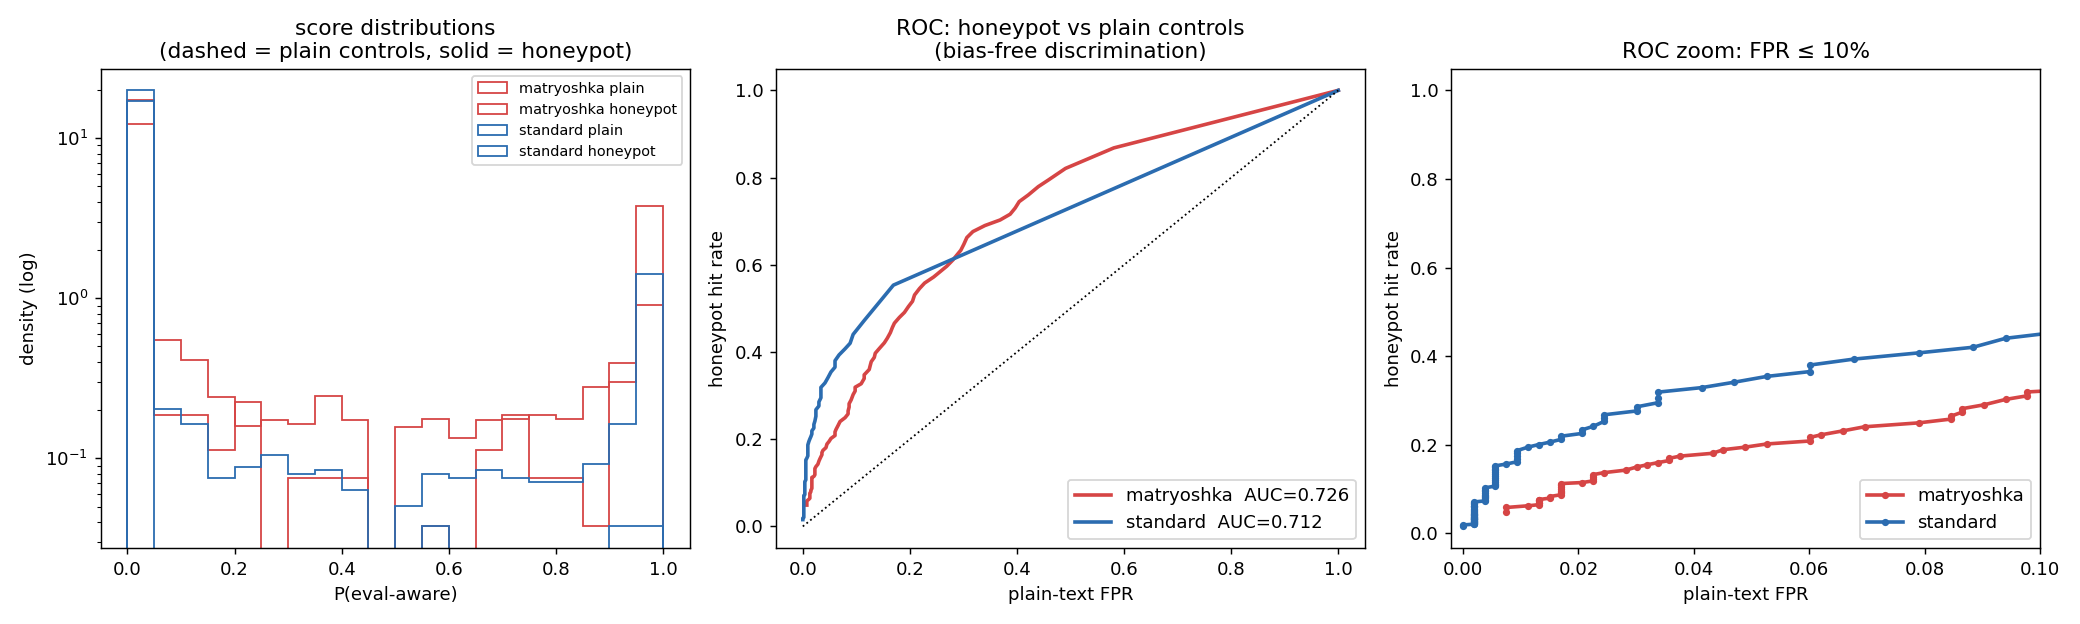

The script that saved this image:
"""Is matryoshka better at DETECTING eval-awareness, or just biased toward it?

Signal-detection comparison of the two spaces' per-token P(eval-aware) scores
(same 5 texts, same judge): plain-control tokens = negatives, honeypot tokens =
positives. Bias shifts both rates together; discrimination separates them.

  - ROC AUC (Mann-Whitney): threshold-free discrimination
  - equal-FPR sensitivity: pick each model's threshold at matched plain-text FPR,
    compare honeypot hit rates
  - per-position honeypot scatter (same tokens, both models)
  - top plain-text false positives w/ the explanation lines that triggered them

    python eval_awareness_bias.py
"""
import json
from pathlib import Path

import numpy as np

HERE = Path(__file__).resolve().parent
HONEY = "<|im_start|>system"


def load(space):
    ea = json.load(open(HERE / space / "eval_awareness.json"))["entries"]
    plain, honey = [], None
    for e in ea:
        p = np.array([np.nan if v is None else v for v in e["paware"]], dtype=float)
        if e["text"].startswith(HONEY):
            honey = p
        else:
            plain.append(p)
    return np.concatenate(plain), honey


def auc(neg, pos):
    """Mann-Whitney AUC = P(random pos > random neg), ties count half."""
    neg, pos = neg[~np.isnan(neg)], pos[~np.isnan(pos)]
    order = np.concatenate([neg, pos])
    from scipy.stats import rankdata
    r = rankdata(order)
    return (r[len(neg):].sum() - len(pos) * (len(pos) + 1) / 2) / (len(neg) * len(pos))


def main():
    data = {name: load(space) for name, space in
            [("matryoshka", "space"), ("standard", "space_std")]}

    print("=== base rates & discrimination ===")
    for name, (plain, honey) in data.items():
        pl, hp = plain[~np.isnan(plain)], honey[~np.isnan(honey)]
        print(f"\n[{name}]  plain n={len(pl)}  honeypot n={len(hp)}")
        print(f"  mean P:            plain {pl.mean():.3f}   honeypot {hp.mean():.3f}")
        for t in (0.1, 0.3, 0.5, 0.7, 0.9):
            fpr, tpr = (pl >= t).mean(), (hp >= t).mean()
            lift = tpr / fpr if fpr > 0 else float("inf")
            print(f"  P>={t}:  plain {fpr:6.1%}   honeypot {tpr:6.1%}   lift {lift:5.1f}x")
        print(f"  ROC AUC (honeypot vs plain) = {auc(pl, hp):.3f}")

    print("\n=== equal-FPR sensitivity (matched plain-text false-positive rate) ===")
    for target_fpr in (0.05, 0.02, 0.01):
        row = []
        for name, (plain, honey) in data.items():
            pl, hp = plain[~np.isnan(plain)], honey[~np.isnan(honey)]
            thr = np.quantile(pl, 1 - target_fpr)
            row.append(f"{name}: thr={thr:.3f} hit={100*(hp >= thr).mean():.1f}%")
        print(f"  FPR={target_fpr:.0%}:  " + "   ".join(row))

    # per-position honeypot agreement (same base tokens)
    hm, hs = data["matryoshka"][1], data["standard"][1]
    n = min(len(hm), len(hs))
    m, s = hm[:n], hs[:n]
    ok = ~np.isnan(m) & ~np.isnan(s)
    from scipy.stats import pearsonr, spearmanr
    print(f"\n=== honeypot per-position agreement (n={ok.sum()}) ===")
    print(f"  Pearson r={pearsonr(m[ok], s[ok]).statistic:+.3f}  "
          f"Spearman r={spearmanr(m[ok], s[ok]).statistic:+.3f}")
    both = ((m >= .5) & (s >= .5))[ok].sum()
    monly = ((m >= .5) & (s < .5))[ok].sum()
    sonly = ((m < .5) & (s >= .5))[ok].sum()
    print(f"  flagged (P>=.5): both {both}  matryoshka-only {monly}  standard-only {sonly}")

    # what triggers matryoshka's plain-text false positives?
    print("\n=== matryoshka plain-text false positives (P>=0.5) ===")
    pre = json.load(open(HERE / "space" / "precache.json"))["entries"]
    ea = json.load(open(HERE / "space" / "eval_awareness.json"))["entries"]
    shown = 0
    for e, ee in zip(pre, ea):
        if e["text"].startswith(HONEY):
            continue
        for pos, (r, p) in enumerate(zip(e["results"], ee["paware"])):
            if r and p is not None and p >= 0.5 and shown < 8:
                tok = e["pieces"][pos].strip()
                print(f"\n  [{e['text'][:40]!r} pos {pos} tok {tok!r}]  P={p:.2f}")
                for ln in r["lines"]:
                    print(f"    | {ln}")
                shown += 1
    print(f"\n  (total plain FP count shown above; see rates table for full counts)")

    # ---- figure ----
    import matplotlib
    matplotlib.use("Agg")
    import matplotlib.pyplot as plt
    fig, axes = plt.subplots(1, 3, figsize=(16, 4.8))

    ax = axes[0]  # score distributions
    bins = np.linspace(0, 1, 21)
    for i, (name, (plain, honey)) in enumerate(data.items()):
        pl, hp = plain[~np.isnan(plain)], honey[~np.isnan(honey)]
        c = ["#d64545", "#2b6cb0"][i]
        ax.hist(pl, bins=bins, density=True, histtype="step", lw=2, ls="--",
                color=c, label=f"{name} plain")
        ax.hist(hp, bins=bins, density=True, histtype="step", lw=2,
                color=c, label=f"{name} honeypot")
    ax.set(yscale="log", xlabel="P(eval-aware)", ylabel="density (log)",
           title="score distributions\n(dashed = plain controls, solid = honeypot)")
    ax.legend(fontsize=8)

    ax = axes[1]  # ROC
    for i, (name, (plain, honey)) in enumerate(data.items()):
        pl, hp = plain[~np.isnan(plain)], honey[~np.isnan(honey)]
        thr = np.unique(np.concatenate([pl, hp]))[::-1]
        fpr = [(pl >= t).mean() for t in thr] + [1.0]
        tpr = [(hp >= t).mean() for t in thr] + [1.0]
        ax.plot(fpr, tpr, lw=2, color=["#d64545", "#2b6cb0"][i],
                label=f"{name}  AUC={auc(pl, hp):.3f}")
    ax.plot([0, 1], [0, 1], "k:", lw=1)
    ax.set(xlabel="plain-text FPR", ylabel="honeypot hit rate",
           title="ROC: honeypot vs plain controls\n(bias-free discrimination)")
    ax.legend(loc="lower right")

    ax = axes[2]  # zoomed low-FPR region — the operating regime that matters
    for i, (name, (plain, honey)) in enumerate(data.items()):
        pl, hp = plain[~np.isnan(plain)], honey[~np.isnan(honey)]
        thr = np.unique(np.concatenate([pl, hp]))[::-1]
        fpr = [(pl >= t).mean() for t in thr] + [1.0]
        tpr = [(hp >= t).mean() for t in thr] + [1.0]
        ax.plot(fpr, tpr, lw=2, marker="o", ms=3, color=["#d64545", "#2b6cb0"][i],
                label=name)
    ax.set(xlim=(-0.002, 0.10), xlabel="plain-text FPR", ylabel="honeypot hit rate",
           title="ROC zoom: FPR ≤ 10%")
    ax.legend(loc="lower right")

    fig.tight_layout()
    png = HERE / "eval_awareness_bias.png"
    fig.savefig(png, dpi=130)
    print(f"\n[saved] {png}")


if __name__ == "__main__":
    main()
